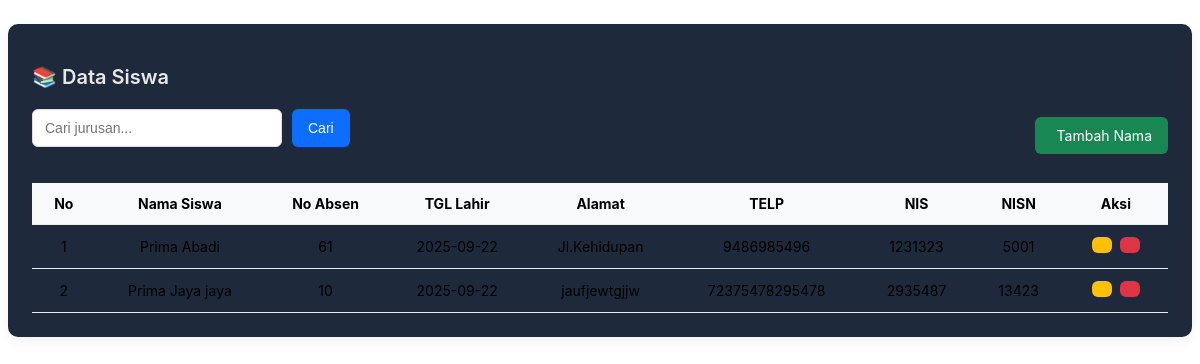
The app's page /admin/siswa/siswa.php with its own data.
### tables this page shows
CREATE TABLE `siswa` (
  `id_siswa` int NOT NULL,
  `nama_siswa` varchar(100) NOT NULL,
  `no_absen` int NOT NULL,
  `tgl_lahir` date NOT NULL,
  `alamat` text NOT NULL,
  `telp` varchar(14) NOT NULL,
  `nis` int NOT NULL,
  `nisn` varchar(15) NOT NULL,
  `id_kelas` int NOT NULL
);

### admin/siswa/siswa.php (the view, shortened to what this page needs)
<?php
include("koneksi.php");
$cari = "";
if (isset($_GET['cari']) && $_GET['cari'] != "") {
    $cari = $_GET['cari'];
    $result = mysqli_query($koneksi, "SELECT * FROM siswa
                                      WHERE nama_siswa LIKE '%$cari%'
                                         OR nis LIKE '%$cari%'
                                      ORDER BY id_siswa DESC");
} else {
    $result = mysqli_query($koneksi, "SELECT * FROM siswa ORDER BY id_siswa DESC");
}
?>
<div class="card">
    <h2>📚 Data Siswa</h2>
    <div class="search-add">
        <form method="get" action="">
            <input type="text" name="cari" placeholder="Cari jurusan..." value="<?= htmlspecialchars($cari) ?>">
            <button type="submit" class="btn-search"><i class="fas fa-search"></i> Cari</button>
        </form>
        <a href="admin/siswa/siswa_tambah.php" class="btn-add"><i class="fas fa-plus"></i> Tambah Nama</a>
    </div>
    <table class="table">
        <thead>
            <tr>
                <th>No</th>
                <th>Nama Siswa</th>
                <th>No Absen</th>
                <th>TGL Lahir</th>
                <th>Alamat</th>
                <th>TELP</th>
                <th>NIS</th>
                <th>NISN</th>
                <th>Aksi</th>
            </tr>
        </thead>
        <tbody>
        <?php
        $no = 1;
        if (mysqli_num_rows($result) > 0) {
            while ($row = mysqli_fetch_assoc($result)) { ?>
                <tr>
                    <td><?= $no++ ?></td>
                    <td><?= $row['nama_siswa'] ?></td>
                    <td><?= $row['no_absen'] ?></td>
                    <td><?= $row['tgl_lahir'] ?></td>
                    <td><?= $row['alamat'] ?></td>
                    <td><?= $row['telp'] ?></td>
                    <td><?= $row['nis'] ?></td>
                    <td><?= $row['nisn'] ?></td>
                    <td>
                        <a href="admin/siswa/siswa_hapus.php?id=<?= $row['id_siswa'] ?>" class="btn-edit"><i class="fas fa-edit"></i></a>
                        <a href="admin/siswa/siswa_hapus.php?id=<?= $row['id_siswa'] ?>"
                           class="btn-delete"
                           onclick="return confirm('Yakin ingin menghapus jurusan ini?')"><i class="fas fa-trash"></i></a>
                    </td>
                </tr>
        <?php }
        } else { ?>
            <tr>
                <td colspan="4" class="text-center text-muted">⚠️ Data tidak ditemukan</td>
            </tr>
        <?php } ?>
        </tbody>
    </table>
</div>

### admin/siswa/siswa.php (style rules this page uses)
.card { background-color: #1e293b; border-radius: 10px; padding: 24px; box-shadow: 0 4px 12px rgba(0,0,0,0.06); margin-top: 24px; font-family: 'Inter', sans-serif; }
.card h2 { font-size: 20px; font-weight: 600; color: #e8e8e8ff; margin-bottom: 20px; }
.search-add { display: flex; justify-content: space-between; flex-wrap: wrap; align-items: center; margin-bottom: 20px; gap: 12px; }
.search-add form { display: flex; gap: 10px; }
.search-add input[type="text"] { padding: 10px 12px; border: 1px solid #ddd; border-radius: 6px; font-size: 14px; width: 250px; }
.btn-search { background-color: #0d6efd; color: white; border: none; padding: 10px 16px; border-radius: 6px; cursor: pointer; font-size: 14px; transition: 0.2s ease; }
.btn-add { background-color: #198754; color: #fff; padding: 10px 16px; border-radius: 6px; font-size: 14px; text-decoration: none; transition: 0.2s ease; }
.table { width: 100%; border-collapse: collapse; font-size: 14px; }
.table thead { background-color: #f8f9fa; }
.table th, .table td { padding: 12px 16px; border-bottom: 1px solid #e9ecef; text-align: center; }
.btn-edit, .btn-delete { padding: 8px 10px; font-size: 14px; border-radius: 6px; text-decoration: none; margin: 0 2px; display: inline-block; transition: 0.2s ease; }
.btn-edit { background-color: #ffc107; color: #000; }
.btn-delete { background-color: #dc3545; color: #fff; }

### records on screen
siswa: nama_siswa "Prima Abadi", no_absen "61", tgl_lahir "2025-09-22", alamat "Jl.Kehidupan", telp "9486985496", nis "1231323", nisn "5001"
siswa: nama_siswa "Prima Jaya jaya", no_absen "10", tgl_lahir "2025-09-22", alamat "jaufjewtgjjw", telp "72375478295478", nis "2935487", nisn "13423"
